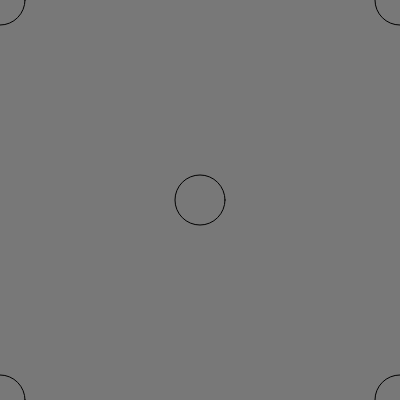
Frame 1 (no input)
Frame 60 (no input): identical to frame 1, image omitted
Frame 120 (the mouse pressed at the canvas centre since frame 60): identical to frame 1, image omitted

The p5.js sketch that drew this single still picture (run headless with seeded random() and noise() and a simulated clock; from frame 60 on, the mouse is pressed at the canvas centre):

// p5.js sketch
// ── sketch.js
// USer Events + Dat=y 1 Challenge
// Aamish
// Sept 11, 2025
//
// GLOBAL VARIABLES HERE
let circleColor = false;
// declaration    initialization


function setup() {
  createCanvas(400, 400);
}

function draw() {
  background(120);
  challenge();  // coordinate system challenge
}

function keyPressed(){
  //this is a special EVENT function.
  //it gets called anytime a keyboard input is pressed

  circleColor = !circleColor

  //how to tell WHICH key was pressed???
}

function challenge(){
  // draw 5 hollow circles, in 4 corners and 
  // center position
  noFill();
  if (circleColor){
    fill(180, 234, 456);
  }
  // circles
  circle(0, 0, 50);
  circle(width, 0, 50);
  circle(0, height, 50);
  circle(width, height, 50);
  circle(width/2, height/2, 50);
}
